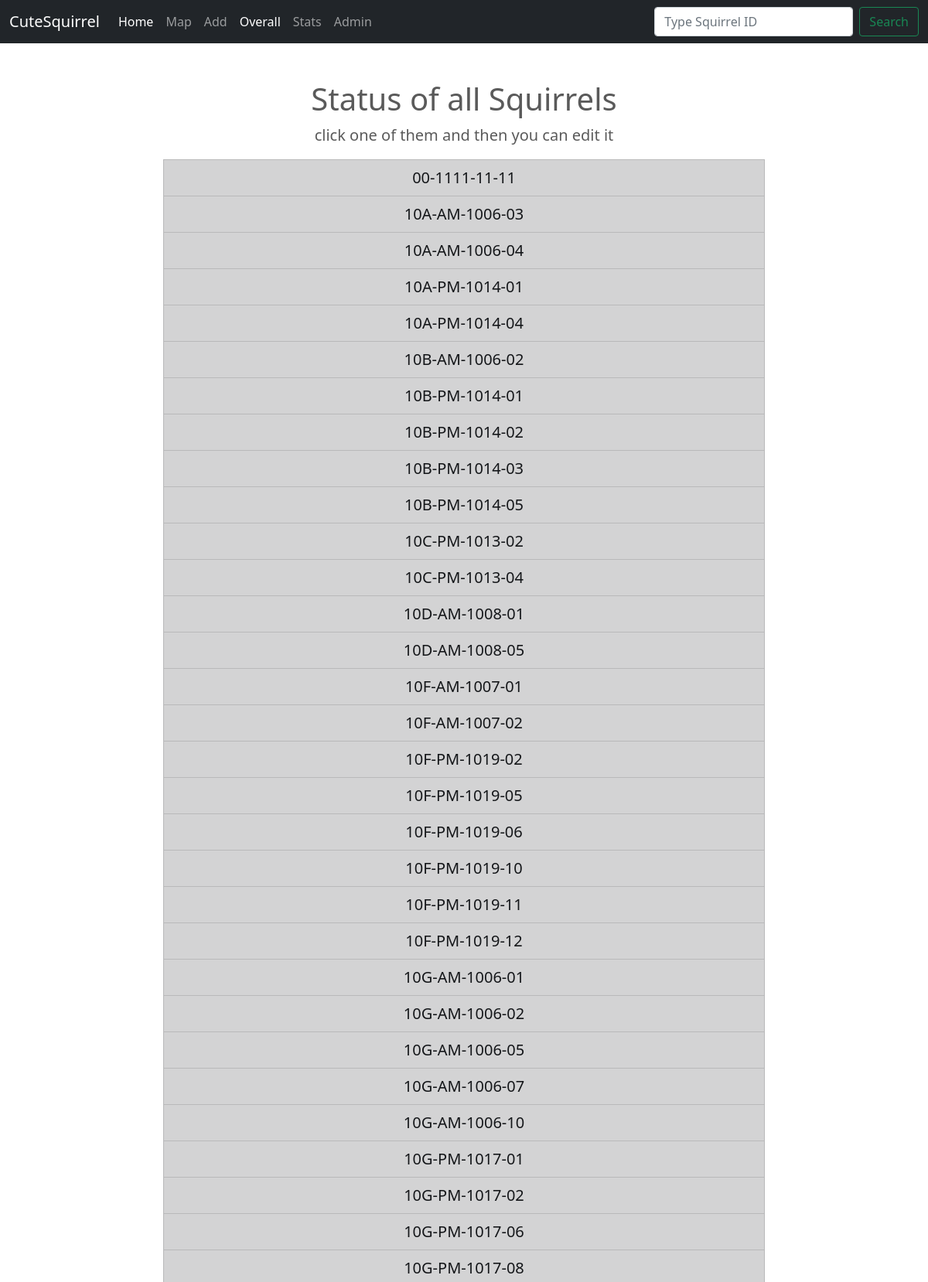
The app's page /overall/ (upper part) with its own data.
### squirrel/models.py (models this page shows, shortened)
class biaoge(models.Model):
    xx = models.FloatField (
        help_text = ('Latitude'),
        null = True,
    )
    yy = models.FloatField (
        help_text = ('Longtitude'),
        null = True,
    )
    Unique_Squirrel_ID = models.CharField(
        help_text = ('Unique Squirrel ID'),
        max_length = 50,
        unique = True,
        primary_key=True,
    )
    PM = 'PM'
    AM = 'AM'
    SHIFT_CHOICES = (
        (PM,'PM'),
        (AM,'AM'),
    )
    shift = models.CharField(
        default='',
        help_text = ('shift'),
        max_length = 50,
        choices = SHIFT_CHOICES,
        null = True,
    )
    date = models.DateField(
        default='1111-11-11',
        help_text = ('date'),
        null = True,
    )
    ADULT='Adult'
    JUVENILE='Juvenile'
    AGE_CHOICES = (
        (ADULT,'Adult'),
        (JUVENILE,'Juvenile'),
    )
    age = models.CharField(
        help_text = ('Age'),
        max_length = 50,
        choices = AGE_CHOICES,
        null = True,
    )
    GRAY = 'Gray'
    CINNAMON = 'Cinnamon'
    BLACK = 'Black'
    FUR_COLOR_CHOICES = (
        (GRAY,'Gray'),
        (CINNAMON,'Cinnamon'),
        (BLACK,'Black'),
    )
    primary_fur_color = models.CharField(
        help_text = ('Primary Fur Color'),
        max_length = 50,
        choices = FUR_COLOR_CHOICES,
        null = True,
    )
    GROUND_PLANE = 'Ground Plane'
    ABOVE_GROUND = 'Above Ground'
    LOCATION_CHOICES = (
        (GROUND_PLANE,'Ground Plane'),
        (ABOVE_GROUND,'Above Ground'),
    )
    location = models.CharField(
        help_text = ('Location'),
        max_length = 50,
        choices = LOCATION_CHOICES,
        null = True,
    )
    specific_location = models.CharField(
        help_text = ('Specific Location'),
        max_length = 50,
        null = True,
    )
    running = models.BooleanField(
        help_text = ('Running?'),
        default = False,
    )
    chasing = models.BooleanField(
        help_text = ('Chasing?'),
        default = False,
    )
    climbing = models.BooleanField(
        help_text = ('Climbing?'),
        default = False,
    )
    eating = models.BooleanField(
        help_text = ('Eating?'),
        default = False,
    )
    foraging = models.BooleanField(
        help_text = ('Foraging?'),
        default = False,
    )
    other_activities = models.CharField(
        help_text = ('Other Activities'),
        max_length = 50,
        default = '',
        null = True,
    )
    kuks = models.BooleanField(
        help_text = ('Kuks?'),
        default = False,
    )
    quaas = models.BooleanField(
        help_text = ('Quaas?'),
        default = False,
    )
    tail_flags = models.BooleanField(
        help_text = ('Tail Flags?'),
        default = False,
    )
    tail_twitches = models.BooleanField(
        help_text = ('Tail Twitches?'),
        default = False,
    )
    approaches = models.BooleanField(
        help_text = ('Approaches?'),
        default = False,
    )
    indifferent = models.BooleanField(
        help_text = ('Indifferent?'),
        default = False,
    )
    runs_from = models.BooleanField(
        help_text = ('Runs From?'),
        default = False,)
    moans = models.BooleanField(
        help_text= ('Moans'),
        default = False,)
    profile_image = models.ImageField(
        help_text= ('Profile picture of pet'),
        upload_to = "img/",
        null = True,
    )
    have_image = models.BooleanField(
        help_text=('if this squirrel has image, please check it on'),
        default = False,
    )

### squirrel/views.py (the view)
# urls.py: path('overall/',views.overall),
def overall(request):
    squirrels = biaoge.objects.order_by('Unique_Squirrel_ID')
    context = {'squirrels':squirrels,}
    return render(request,'htmls/carousel_copy.html',context)

### squirrel/templates/htmls/carousel_copy.html (shortened to what this page needs)
{% load static %}
<!doctype html>
<html lang="en">
  <head>
    <link href="https://cdn.jsdelivr.net/npm/bootstrap@5.0.0-beta2/dist/css/bootstrap.min.css" rel="stylesheet">
    <link href="{% static 'carousel.css' %}" rel="stylesheet">
  </head>
  <body>
<header>
  <nav class="navbar navbar-expand-md navbar-dark fixed-top bg-dark">
    <div class="container-fluid">
      <a class="navbar-brand" href="/">CuteSquirrel</a>
      <div class="collapse navbar-collapse" id="navbarCollapse">
        <ul class="navbar-nav me-auto mb-2 mb-md-0">
          <li class="nav-item">
            <a class="nav-link active" aria-current="page" href="/">Home</a>
          </li>
          <li class="nav-item">
            <a class="nav-link" href="/map">Map</a>
          </li>
          <li class="nav-item">
            <a class="nav-link" href="/add">Add</a>
          </li>
          <li class="nav-item">
            <a class="nav-link active" href="/overall">Overall</a>
          </li>
          <li class="nav-item">
            <a class="nav-link" href="/stats">Stats</a>
          </li>
          <li class="nav-item">
            <a class="nav-link" href="/admin" tabindex="-1" aria-disabled="true">Admin</a>
          </li>
        </ul>
        <form method="get" action="/search/" class="d-flex">
          <input class="form-control me-2" type="search" name="search" placeholder="Type Squirrel ID" aria-label="Search">
          <button class="btn btn-outline-success" type="submit">Search</button>
        </form>
      </div>
    </div>
  </nav>
</header>
<main>
  <div class="text-center">
  <h1> <br></h1>
  <h1>Status of all Squirrels</h1>
  <p class="lead">click one of them and then you can edit it</p>
  <p class="lead">
    <link href="{%static 'cheatsheet.css'%}" rel="stylesheet">
    {% for squirrel in squirrels %}
    <a href="/status/{{ squirrel.Unique_Squirrel_ID }}/edit"
    class="list-group-item list-group-item-action text-center list-group-item-dark">
    {{squirrel.Unique_Squirrel_ID}}</a>
    {% endfor %}
  </p>
 </div>
</main>
  </body>
</html>

### static/carousel.css (style rules this page uses)
body { padding-top: 3rem; padding-bottom: 3rem; color: #5a5a5a; }

### static/cheatsheet.css (style rules this page uses)
body { scroll-behavior: smooth; }
@media (min-width: 1200px) { body { display: grid; gap: 1rem; grid-template-columns: 1fr 4fr 1fr; grid-template-rows: auto; } }

### records on screen
biaoge: Unique_Squirrel_ID "00-1111-11-11"
biaoge: Unique_Squirrel_ID "10A-AM-1006-03"
biaoge: Unique_Squirrel_ID "10A-AM-1006-04"
biaoge: Unique_Squirrel_ID "10A-PM-1014-01"
biaoge: Unique_Squirrel_ID "10A-PM-1014-04"
biaoge: Unique_Squirrel_ID "10B-AM-1006-02"
biaoge: Unique_Squirrel_ID "10B-PM-1014-01"
biaoge: Unique_Squirrel_ID "10B-PM-1014-02"
biaoge: Unique_Squirrel_ID "10B-PM-1014-03"
biaoge: Unique_Squirrel_ID "10B-PM-1014-05"
biaoge: Unique_Squirrel_ID "10C-PM-1013-02"
biaoge: Unique_Squirrel_ID "10C-PM-1013-04"
biaoge: Unique_Squirrel_ID "10D-AM-1008-01"
biaoge: Unique_Squirrel_ID "10D-AM-1008-05"
biaoge: Unique_Squirrel_ID "10F-AM-1007-01"
biaoge: Unique_Squirrel_ID "10F-AM-1007-02"
biaoge: Unique_Squirrel_ID "10F-PM-1019-02"
biaoge: Unique_Squirrel_ID "10F-PM-1019-05"
biaoge: Unique_Squirrel_ID "10F-PM-1019-06"
biaoge: Unique_Squirrel_ID "10F-PM-1019-10"
biaoge: Unique_Squirrel_ID "10F-PM-1019-11"
biaoge: Unique_Squirrel_ID "10F-PM-1019-12"
biaoge: Unique_Squirrel_ID "10G-AM-1006-01"
biaoge: Unique_Squirrel_ID "10G-AM-1006-02"
biaoge: Unique_Squirrel_ID "10G-AM-1006-05"
biaoge: Unique_Squirrel_ID "10G-AM-1006-07"
biaoge: Unique_Squirrel_ID "10G-AM-1006-10"
biaoge: Unique_Squirrel_ID "10G-PM-1017-01"
biaoge: Unique_Squirrel_ID "10G-PM-1017-02"
biaoge: Unique_Squirrel_ID "10G-PM-1017-06"
biaoge: Unique_Squirrel_ID "10G-PM-1017-08"
